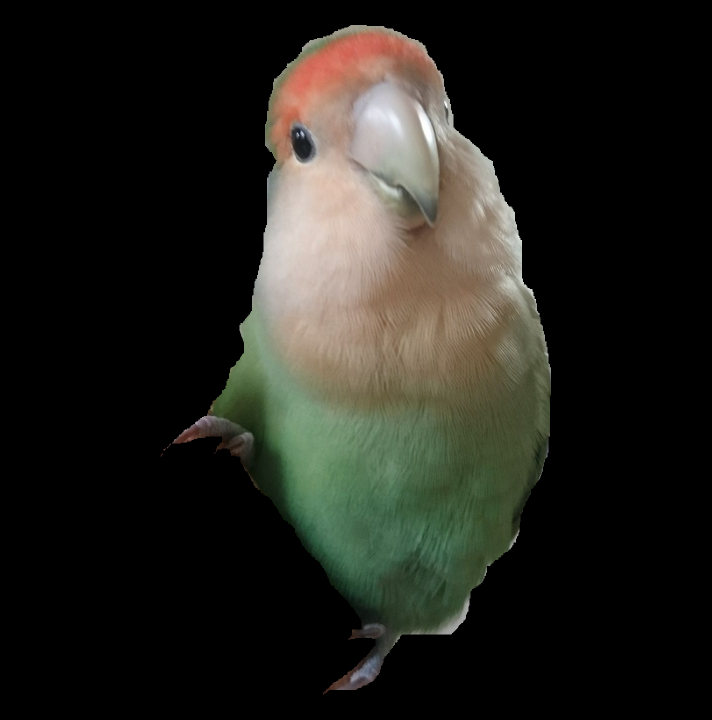
%> input picture data_input/000_mumu.png, 1424 x 1440 px, given in place of bg_galaxy.png, which was not available (shown at 1/2 size)
$ octave --eval "result = eff_galaxy('data_input/000_mumu.png');"   (GNU Octave 9; MATLAB toolbox functions it lacks are replaced by stand-ins)
%> lines starting %> are read from the running program, lines starting %| are printed output that depends on the picture; in (x1, y1, x2, y2) boxes, pixels count from 0 and x2, y2 are one past the last pixel; in counts of white or black regions, pixels touching at a corner belong together; the program's own positions count from 1; pictures that were not available may be replaced by others from this repository, and a replacement may not be noted
function [ mask ] = eff_galaxy( filename )
%> called with filename = 'data_input/000_mumu.png'
% clear;close all;clc;
%filename='photo.png';

%% input bg & photo
bg_galaxy = imread('data_1/bg_galaxy.png');
%> bg_galaxy is the input picture: size 1440x1424x3 uint8; mean R, G, B 34.6, 34.2, 28.3
bg_galaxy = imresize(bg_galaxy, [512 512]);
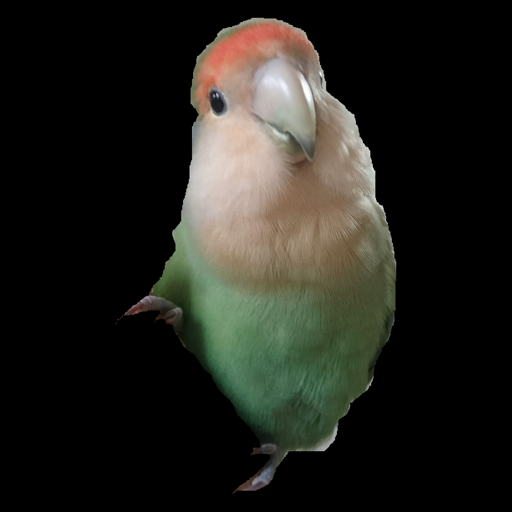
%> bg_galaxy: size 512x512x3 uint8; mean R, G, B 34.6, 34.2, 28.3
bg_galaxy = im2double(bg_galaxy);
%> bg_galaxy: size 512x512x3 double
[img, map, alpha]= imread(filename);
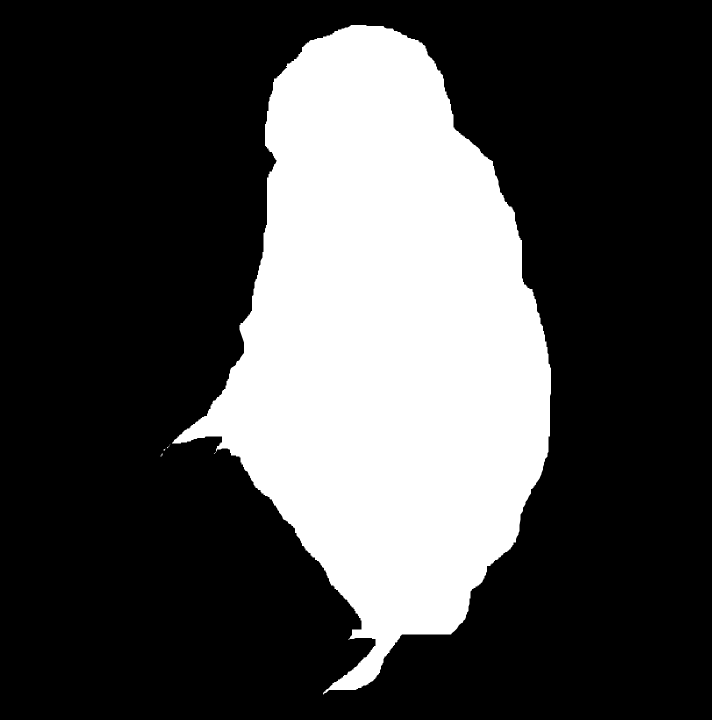
%> alpha: size 1440x1424 uint8 (shown at 1/2 size); min 0, max 255, mean 71.7
%> map = []
img= imresize(img, [512 512]);
alpha= imresize(alpha, [512 512]);
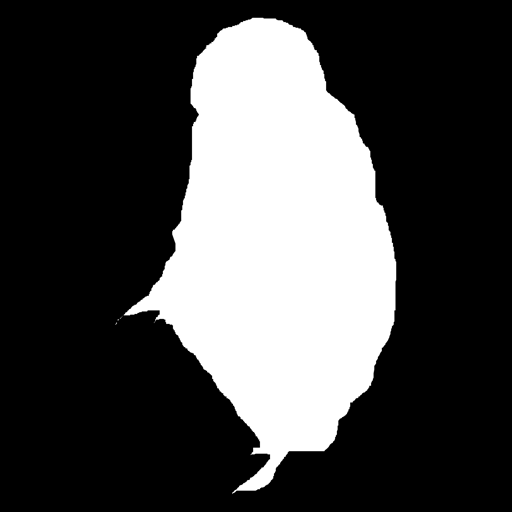
%> alpha: size 512x512 uint8; min 0, max 255, mean 71.7

%% gray scale
img = imsharpen(img);
img = rgb2gray(img);
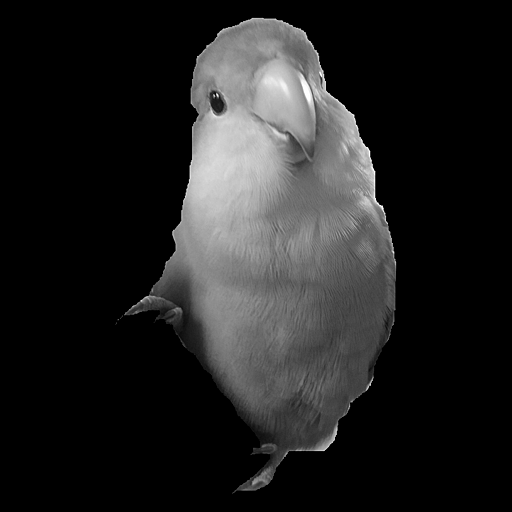
%> img: size 512x512 uint8; min 0, max 255, mean 33.8
img = im2double(img);
%> img: size 512x512 double

%% set threshold
img(img==0)=1;
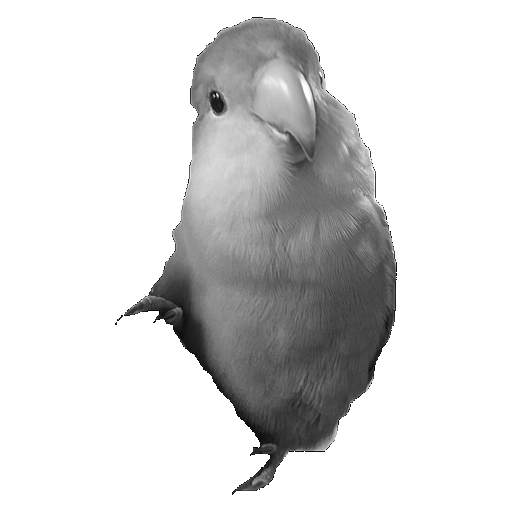
%> img: size 512x512 double; min 0.00392, max 1, mean 0.849
threshold=0.55;
img(img<threshold)=0;
img(img>=threshold)=1;
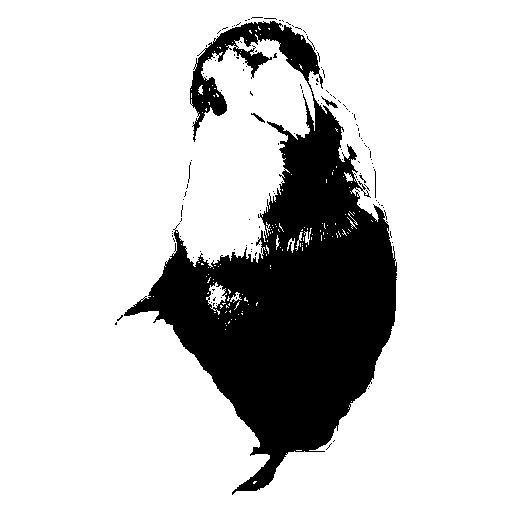
%> img: size 512x512 double; values 0 (black) and 1 (white), 80.3% white; 129 black regions (124 under 20 px), largest, box (x1, y1, x2, y2) and area: (124, 21, 397, 495) 51012, (321, 96, 338, 108) 53, (251, 113, 265, 123) 41, (374, 169, 376, 198) 29, (188, 162, 191, 183) 21

%% overlay
mask(:,:,1)=img(:, :);
mask(:,:,2)=img(:, :);
mask(:,:,3)=img(:, :);
mask(mask==0)=bg_galaxy(mask==0);
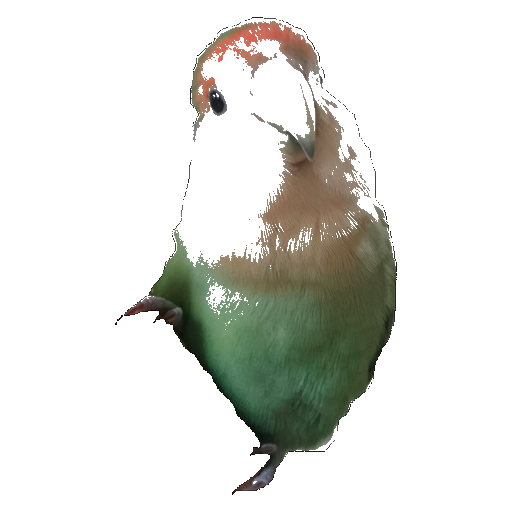
%> mask: size 512x512x3 double; mean R, G, B 0.877, 0.88, 0.861

end
